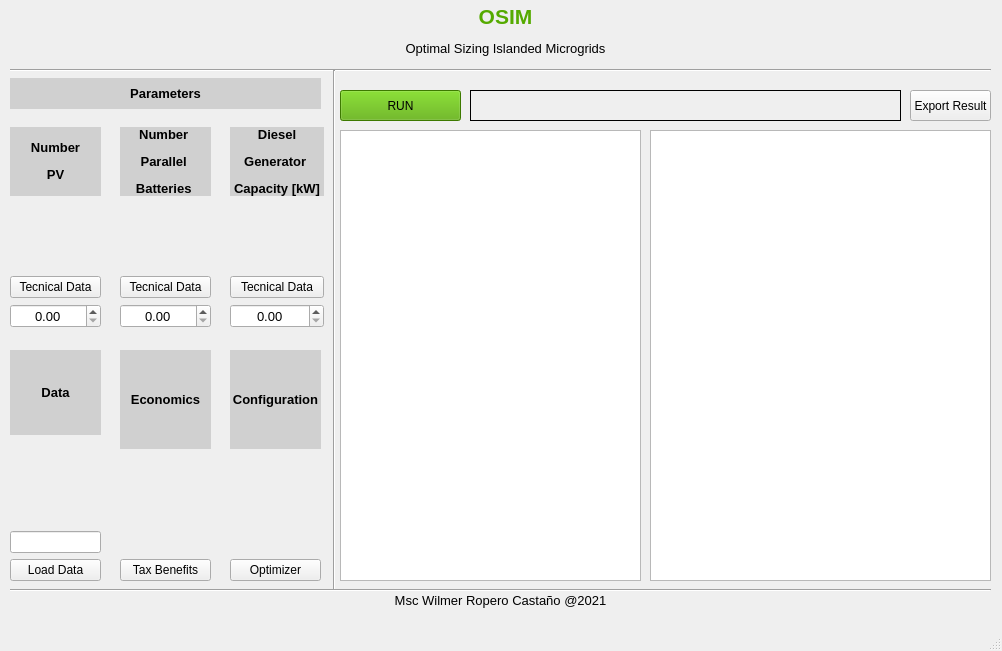
<?xml version="1.0" encoding="UTF-8"?>
<ui version="4.0">
 <class>MainWindow</class>
 <widget class="QMainWindow" name="MainWindow">
  <property name="geometry">
   <rect>
    <x>0</x>
    <y>0</y>
    <width>1002</width>
    <height>651</height>
   </rect>
  </property>
  <property name="sizePolicy">
   <sizepolicy hsizetype="Expanding" vsizetype="Expanding">
    <horstretch>0</horstretch>
    <verstretch>0</verstretch>
   </sizepolicy>
  </property>
  <property name="windowTitle">
   <string>MainWindow</string>
  </property>
  <widget class="QWidget" name="centralwidget">
   <property name="sizePolicy">
    <sizepolicy hsizetype="Expanding" vsizetype="Expanding">
     <horstretch>0</horstretch>
     <verstretch>0</verstretch>
    </sizepolicy>
   </property>
   <widget class="QWidget" name="gridLayoutWidget">
    <property name="geometry">
     <rect>
      <x>10</x>
      <y>127</y>
      <width>91</width>
      <height>201</height>
     </rect>
    </property>
    <layout class="QVBoxLayout" name="verticalLayout_2">
     <item>
      <widget class="QLabel" name="label_10">
       <property name="styleSheet">
        <string notr="true">background-color: rgb(208, 208, 208);</string>
       </property>
       <property name="text">
        <string>&lt;html&gt;&lt;head/&gt;&lt;body&gt;&lt;p align=&quot;center&quot;&gt;&lt;span style=&quot; font-size:10pt; font-weight:600;&quot;&gt;Number&lt;/span&gt;&lt;/p&gt;&lt;p align=&quot;center&quot;&gt;&lt;span style=&quot; font-size:10pt; font-weight:600;&quot;&gt; PV&lt;/span&gt;&lt;/p&gt;&lt;/body&gt;&lt;/html&gt;</string>
       </property>
      </widget>
     </item>
     <item>
      <widget class="QLabel" name="label_2">
       <property name="styleSheet">
        <string notr="true">border-image: url(:/imagenes/iconos/panelsolar.png);</string>
       </property>
       <property name="text">
        <string/>
       </property>
      </widget>
     </item>
     <item>
      <widget class="QPushButton" name="pushButton">
       <property name="cursor">
        <cursorShape>PointingHandCursor</cursorShape>
       </property>
       <property name="text">
        <string>Tecnical Data</string>
       </property>
      </widget>
     </item>
     <item>
      <widget class="QDoubleSpinBox" name="doubleSpinBox_2">
       <property name="font">
        <font>
         <pointsize>10</pointsize>
        </font>
       </property>
       <property name="layoutDirection">
        <enum>Qt::LeftToRight</enum>
       </property>
       <property name="alignment">
        <set>Qt::AlignCenter</set>
       </property>
       <property name="maximum">
        <double>10000.000000000000000</double>
       </property>
      </widget>
     </item>
    </layout>
   </widget>
   <widget class="QWidget" name="gridLayoutWidget_2">
    <property name="geometry">
     <rect>
      <x>230</x>
      <y>127</y>
      <width>94</width>
      <height>201</height>
     </rect>
    </property>
    <layout class="QVBoxLayout" name="verticalLayout_3">
     <property name="sizeConstraint">
      <enum>QLayout::SetNoConstraint</enum>
     </property>
     <item>
      <widget class="QLabel" name="label_8">
       <property name="styleSheet">
        <string notr="true">background-color: rgb(208, 208, 208);</string>
       </property>
       <property name="text">
        <string>&lt;html&gt;&lt;head/&gt;&lt;body&gt;&lt;p align=&quot;center&quot;&gt;&lt;span style=&quot; font-size:10pt; font-weight:600;&quot;&gt;Diesel&lt;/span&gt;&lt;/p&gt;&lt;p align=&quot;center&quot;&gt;&lt;span style=&quot; font-size:10pt; font-weight:600;&quot;&gt; Generator &lt;/span&gt;&lt;/p&gt;&lt;p align=&quot;center&quot;&gt;&lt;span style=&quot; font-size:10pt; font-weight:600;&quot;&gt;Capacity [kW]&lt;/span&gt;&lt;/p&gt;&lt;/body&gt;&lt;/html&gt;</string>
       </property>
      </widget>
     </item>
     <item>
      <widget class="QLabel" name="label">
       <property name="styleSheet">
        <string notr="true">border-image: url(:/imagenes/iconos/diesel.jpg);</string>
       </property>
       <property name="text">
        <string/>
       </property>
      </widget>
     </item>
     <item>
      <widget class="QPushButton" name="pushButton_2">
       <property name="cursor">
        <cursorShape>PointingHandCursor</cursorShape>
       </property>
       <property name="text">
        <string>Tecnical Data</string>
       </property>
      </widget>
     </item>
     <item>
      <widget class="QDoubleSpinBox" name="doubleSpinBox_3">
       <property name="font">
        <font>
         <pointsize>10</pointsize>
        </font>
       </property>
       <property name="layoutDirection">
        <enum>Qt::LeftToRight</enum>
       </property>
       <property name="alignment">
        <set>Qt::AlignCenter</set>
       </property>
       <property name="maximum">
        <double>10000.000000000000000</double>
       </property>
      </widget>
     </item>
    </layout>
   </widget>
   <widget class="QWidget" name="gridLayoutWidget_3">
    <property name="geometry">
     <rect>
      <x>120</x>
      <y>127</y>
      <width>91</width>
      <height>201</height>
     </rect>
    </property>
    <layout class="QVBoxLayout" name="verticalLayout">
     <item>
      <widget class="QLabel" name="label_9">
       <property name="styleSheet">
        <string notr="true">background-color: rgb(208, 208, 208);</string>
       </property>
       <property name="text">
        <string>&lt;html&gt;&lt;head/&gt;&lt;body&gt;&lt;p align=&quot;center&quot;&gt;&lt;span style=&quot; font-size:10pt; font-weight:600;&quot;&gt;Number &lt;/span&gt;&lt;/p&gt;&lt;p align=&quot;center&quot;&gt;&lt;span style=&quot; font-size:10pt; font-weight:600;&quot;&gt;Parallel &lt;/span&gt;&lt;/p&gt;&lt;p align=&quot;center&quot;&gt;&lt;span style=&quot; font-size:10pt; font-weight:600;&quot;&gt;Batteries &lt;/span&gt;&lt;/p&gt;&lt;/body&gt;&lt;/html&gt;</string>
       </property>
      </widget>
     </item>
     <item>
      <widget class="QLabel" name="label_3">
       <property name="styleSheet">
        <string notr="true">border-image: url(:/imagenes/iconos/bateria.png);</string>
       </property>
       <property name="text">
        <string/>
       </property>
      </widget>
     </item>
     <item>
      <widget class="QPushButton" name="pushButton_4">
       <property name="cursor">
        <cursorShape>PointingHandCursor</cursorShape>
       </property>
       <property name="text">
        <string>Tecnical Data</string>
       </property>
      </widget>
     </item>
     <item>
      <widget class="QDoubleSpinBox" name="doubleSpinBox">
       <property name="font">
        <font>
         <pointsize>10</pointsize>
        </font>
       </property>
       <property name="layoutDirection">
        <enum>Qt::LeftToRight</enum>
       </property>
       <property name="alignment">
        <set>Qt::AlignCenter</set>
       </property>
       <property name="maximum">
        <double>10000.000000000000000</double>
       </property>
      </widget>
     </item>
    </layout>
   </widget>
   <widget class="QWidget" name="gridLayoutWidget_4">
    <property name="geometry">
     <rect>
      <x>10</x>
      <y>350</y>
      <width>91</width>
      <height>231</height>
     </rect>
    </property>
    <layout class="QVBoxLayout" name="verticalLayout_5">
     <item>
      <widget class="QLabel" name="label_5">
       <property name="styleSheet">
        <string notr="true">background-color: rgb(208, 208, 208);</string>
       </property>
       <property name="text">
        <string>&lt;html&gt;&lt;head/&gt;&lt;body&gt;&lt;p align=&quot;center&quot;&gt;&lt;span style=&quot; font-size:10pt; font-weight:600;&quot;&gt;Data&lt;/span&gt;&lt;/p&gt;&lt;/body&gt;&lt;/html&gt;</string>
       </property>
      </widget>
     </item>
     <item>
      <widget class="QLabel" name="label_4">
       <property name="styleSheet">
        <string notr="true">border-image: url(:/imagenes/iconos/datos.png);</string>
       </property>
       <property name="text">
        <string/>
       </property>
      </widget>
     </item>
     <item>
      <widget class="QLineEdit" name="lineEdit"/>
     </item>
     <item>
      <widget class="QPushButton" name="pushButton_3">
       <property name="cursor">
        <cursorShape>PointingHandCursor</cursorShape>
       </property>
       <property name="text">
        <string>Load Data</string>
       </property>
      </widget>
     </item>
    </layout>
   </widget>
   <widget class="QWidget" name="gridLayoutWidget_6">
    <property name="geometry">
     <rect>
      <x>120</x>
      <y>350</y>
      <width>91</width>
      <height>231</height>
     </rect>
    </property>
    <layout class="QVBoxLayout" name="verticalLayout_6">
     <item>
      <widget class="QLabel" name="label_7">
       <property name="styleSheet">
        <string notr="true">background-color: rgb(208, 208, 208);
</string>
       </property>
       <property name="text">
        <string>&lt;html&gt;&lt;head/&gt;&lt;body&gt;&lt;p align=&quot;center&quot;&gt;&lt;span style=&quot; font-size:10pt; font-weight:600;&quot;&gt;Economics&lt;/span&gt;&lt;/p&gt;&lt;/body&gt;&lt;/html&gt;</string>
       </property>
      </widget>
     </item>
     <item>
      <widget class="QLabel" name="label_6">
       <property name="styleSheet">
        <string notr="true">border-image: url(:/imagenes/iconos/taxes.png);</string>
       </property>
       <property name="text">
        <string/>
       </property>
      </widget>
     </item>
     <item>
      <widget class="QPushButton" name="pushButton_5">
       <property name="cursor">
        <cursorShape>PointingHandCursor</cursorShape>
       </property>
       <property name="text">
        <string>Tax Benefits</string>
       </property>
      </widget>
     </item>
    </layout>
   </widget>
   <widget class="QWidget" name="gridLayoutWidget_8">
    <property name="geometry">
     <rect>
      <x>230</x>
      <y>350</y>
      <width>91</width>
      <height>231</height>
     </rect>
    </property>
    <layout class="QVBoxLayout" name="verticalLayout_7">
     <item>
      <widget class="QLabel" name="label_11">
       <property name="styleSheet">
        <string notr="true">background-color: rgb(208, 208, 208);</string>
       </property>
       <property name="text">
        <string>&lt;html&gt;&lt;head/&gt;&lt;body&gt;&lt;p align=&quot;center&quot;&gt;&lt;span style=&quot; font-size:10pt; font-weight:600;&quot;&gt;Configuration&lt;/span&gt;&lt;/p&gt;&lt;/body&gt;&lt;/html&gt;</string>
       </property>
      </widget>
     </item>
     <item>
      <widget class="QLabel" name="label_12">
       <property name="styleSheet">
        <string notr="true">border-image: url(:/imagenes/iconos/optimizer.png);</string>
       </property>
       <property name="text">
        <string/>
       </property>
      </widget>
     </item>
     <item>
      <widget class="QPushButton" name="pushButton_6">
       <property name="cursor">
        <cursorShape>PointingHandCursor</cursorShape>
       </property>
       <property name="text">
        <string>Optimizer</string>
       </property>
      </widget>
     </item>
    </layout>
   </widget>
   <widget class="QPushButton" name="pushButton_7">
    <property name="geometry">
     <rect>
      <x>910</x>
      <y>90</y>
      <width>81</width>
      <height>31</height>
     </rect>
    </property>
    <property name="cursor">
     <cursorShape>PointingHandCursor</cursorShape>
    </property>
    <property name="text">
     <string>Export Result</string>
    </property>
   </widget>
   <widget class="QLabel" name="label_13">
    <property name="geometry">
     <rect>
      <x>20</x>
      <y>0</y>
      <width>971</width>
      <height>61</height>
     </rect>
    </property>
    <property name="text">
     <string>&lt;html&gt;&lt;head/&gt;&lt;body&gt;&lt;p align=&quot;center&quot;&gt;&lt;span style=&quot; font-size:16pt; font-weight:600; color:#55aa00;&quot;&gt;OSIM&lt;/span&gt;&lt;/p&gt;&lt;p align=&quot;center&quot;&gt;&lt;span style=&quot; font-size:10pt; color:#000000;&quot;&gt;Optimal Sizing Islanded Microgrids&lt;/span&gt;&lt;/p&gt;&lt;/body&gt;&lt;/html&gt;</string>
    </property>
   </widget>
   <widget class="Line" name="line">
    <property name="geometry">
     <rect>
      <x>10</x>
      <y>60</y>
      <width>981</width>
      <height>21</height>
     </rect>
    </property>
    <property name="orientation">
     <enum>Qt::Horizontal</enum>
    </property>
   </widget>
   <widget class="QTableWidget" name="tableWidget_3">
    <property name="geometry">
     <rect>
      <x>650</x>
      <y>130</y>
      <width>341</width>
      <height>451</height>
     </rect>
    </property>
    <property name="sortingEnabled">
     <bool>true</bool>
    </property>
   </widget>
   <widget class="QLabel" name="label_14">
    <property name="geometry">
     <rect>
      <x>470</x>
      <y>90</y>
      <width>431</width>
      <height>31</height>
     </rect>
    </property>
    <property name="frameShape">
     <enum>QFrame::Box</enum>
    </property>
    <property name="text">
     <string>&lt;html&gt;&lt;head/&gt;&lt;body&gt;&lt;p align=&quot;center&quot;&gt;&lt;br/&gt;&lt;/p&gt;&lt;/body&gt;&lt;/html&gt;</string>
    </property>
    <property name="margin">
     <number>0</number>
    </property>
   </widget>
   <widget class="QPushButton" name="pushButton_8">
    <property name="geometry">
     <rect>
      <x>340</x>
      <y>90</y>
      <width>121</width>
      <height>31</height>
     </rect>
    </property>
    <property name="cursor">
     <cursorShape>PointingHandCursor</cursorShape>
    </property>
    <property name="styleSheet">
     <string notr="true">background-color: rgb(85, 170, 0);</string>
    </property>
    <property name="text">
     <string>RUN</string>
    </property>
   </widget>
   <widget class="Line" name="line_2">
    <property name="geometry">
     <rect>
      <x>319</x>
      <y>70</y>
      <width>31</width>
      <height>521</height>
     </rect>
    </property>
    <property name="orientation">
     <enum>Qt::Vertical</enum>
    </property>
   </widget>
   <widget class="QLabel" name="label_15">
    <property name="geometry">
     <rect>
      <x>10</x>
      <y>78</y>
      <width>311</width>
      <height>31</height>
     </rect>
    </property>
    <property name="styleSheet">
     <string notr="true">background-color: rgb(208, 208, 208);</string>
    </property>
    <property name="text">
     <string>&lt;html&gt;&lt;head/&gt;&lt;body&gt;&lt;p align=&quot;center&quot;&gt;&lt;span style=&quot; font-size:10pt; font-weight:600;&quot;&gt;Parameters&lt;/span&gt;&lt;/p&gt;&lt;/body&gt;&lt;/html&gt;</string>
    </property>
   </widget>
   <widget class="QLabel" name="label_16">
    <property name="geometry">
     <rect>
      <x>10</x>
      <y>590</y>
      <width>981</width>
      <height>21</height>
     </rect>
    </property>
    <property name="text">
     <string>&lt;html&gt;&lt;head/&gt;&lt;body&gt;&lt;p align=&quot;center&quot;&gt;&lt;span style=&quot; font-size:10pt; color:#000000;&quot;&gt;Msc Wilmer Ropero Castaño @2021&lt;/span&gt;&lt;/p&gt;&lt;/body&gt;&lt;/html&gt;</string>
    </property>
   </widget>
   <widget class="Line" name="line_3">
    <property name="geometry">
     <rect>
      <x>10</x>
      <y>580</y>
      <width>981</width>
      <height>21</height>
     </rect>
    </property>
    <property name="orientation">
     <enum>Qt::Horizontal</enum>
    </property>
   </widget>
   <widget class="QTableWidget" name="tableWidget_2">
    <property name="geometry">
     <rect>
      <x>340</x>
      <y>130</y>
      <width>301</width>
      <height>451</height>
     </rect>
    </property>
    <property name="sortingEnabled">
     <bool>true</bool>
    </property>
   </widget>
  </widget>
  <widget class="QMenuBar" name="menubar">
   <property name="geometry">
    <rect>
     <x>0</x>
     <y>0</y>
     <width>1002</width>
     <height>21</height>
    </rect>
   </property>
  </widget>
  <widget class="QStatusBar" name="statusbar"/>
 </widget>
 <resources>
  <include location="icons.qrc"/>
 </resources>
 <connections/>
</ui>
